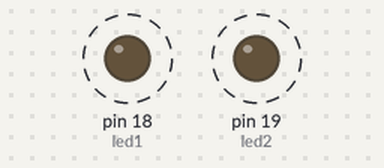
Simulated run of this program. Board: MicroPython board. Shown: output pins drawn as LEDs (lit = HIGH). Dashed ring = blinking. At 10.0 s the program stops and its outputs stay as they are.

Above: at 0.05 s.
Timing chart, 0 to 4.6 s (numbered marks = the images above):
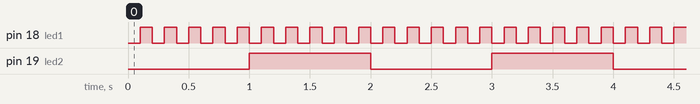

Measured:
- by itself, pin 18 (led1): alternates HIGH for 0.10 s and LOW for 0.10 s, 100 changes in all, then stays LOW
- by itself, pin 19 (led2): alternates HIGH for 1.0 s and LOW for 1.0 s
- by itself, everything shown: repeats every 2.0 s, in 20 steps

The program:

led_timer.py
```python
from machine import Pin, Timer
from time import sleep

led1 = Pin(18, Pin.OUT)
led2 = Pin(19, Pin.OUT)

led1_timer = Timer(0)
led2_timer = Timer(1)

def blink_led1(timer):
  led1.value(not led1.value())

led1_timer.init(
  period = 100,
  mode = Timer.PERIODIC,
  callback = blink_led1)

led2_timer.init(
  period = 1000,
  mode = Timer.PERIODIC,
  callback = lambda timer: led2.value(not led2.value()))

sleep(10)

led1_timer.deinit()
led2_timer.deinit()
```
